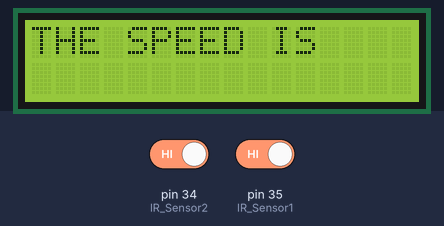
The sketch below on a simulated Arduino Mega 2560, built with avr-gcc and run on an emulated ATmega2560. Shown: 16×2 character LCD. The inputs (shaded band) are chosen by the test bench; at power-on: pin 34 (IR_Sensor2) HIGH, pin 35 (IR_Sensor1) HIGH. What the sketch prints to the serial monitor is not drawn.

Above: at 1.2 s.
1.3 s: pin 34 (IR_Sensor2) driven LOW and pin 35 (IR_Sensor1) driven LOW
At 3.5 s:
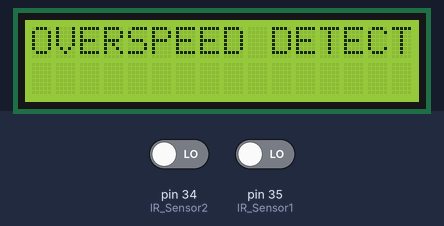
At 6.4 s:
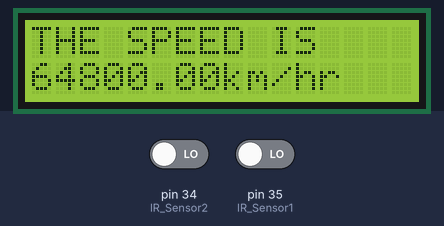
Timing chart, 0 to 7.9 s (numbered marks = the images above; inputs shaded):
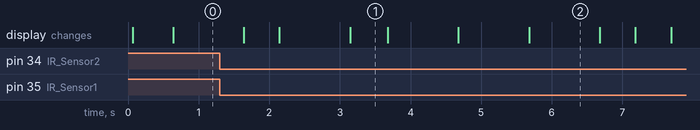

The sketch:

Speed_Detector.ino
```cpp
//SPEED DETECTOR


#include <TimeLib.h>
#include <LiquidCrystal.h>

const int IR_Sensor1 = 35;
const int IR_Sensor2 = 34;
LiquidCrystal lcd(53, 52, 50, 48,46,44);

void setup() {
pinMode(IR_Sensor1, INPUT);
pinMode(IR_Sensor2, INPUT);
Serial.begin(9600);
lcd.begin(16, 2);
lcd.print("hello, world!");
}

float next = 0, count = 0;

void loop()
{
  float h, h1, t, s;
  delay(5);
  if (digitalRead(IR_Sensor1) == 0)
  {
    count = 0;
    next = 0;
    while (!next)
    {
      delayMicroseconds(1);
      count++;
      if (digitalRead(IR_Sensor2) == 0)
      {
        lcd.clear();
        next = 1;
        Serial.print("The time taken to reach from point A to point B is  ");
        Serial.print(count/60000.00);
        Serial.print("  seconds ");
        Serial.println();
        float s=(60000.0*0.3/count);
        Serial.print("The speed is");
        Serial.print(s,2);
        Serial.print("m/s");
        Serial.println();
        h=3.6*s;
        Serial.print("The speed in km/hr is : ");
        Serial.print(h,2);
        Serial.println();
        lcd.setCursor(0,0);
        delay(500);
        lcd.print("THE SPEED IS ");
        delay(500);
        lcd.setCursor(0,1);
        delay(500);
        lcd.print(h,2);
        delay(500);
        lcd.print(" km/hr");
        delay(500);

        digitalWrite(IR_Sensor1, HIGH);
        digitalWrite(IR_Sensor2, HIGH);
        if(h>=1)
        {
            Serial.println("Overspeed Detected ");
            delay(500);
            lcd.clear();
            lcd.print("OVERSPEED DETECTED");
            delay(500);
        }
        }
      }
    }
next = 0;


if (digitalRead(IR_Sensor2) == 0)
  {
    count = 0;
    next = 0;
    while (!next)
    {
      delayMicroseconds(1);
      count++;
      if (digitalRead(IR_Sensor1) == 0)
      {
        lcd.clear();
        next = 1;
        Serial.print("The time taken to reach from point B to point A is  ");
        Serial.print(count/60000.00);
        Serial.print("  seconds ");
        Serial.println();
        float s=(60000.0*0.3/count);
        Serial.print("The speed is");
        Serial.print(s,2);
        Serial.print("m/s");
        lcd.setCursor(0,0);
        lcd.print("THE SPEED IS ");
        delay(1000);
        lcd.setCursor(0,1);

        lcd.print(h,2);
        delay(1000);
        lcd.print("km/hr");
        delay(1000);

        //delay(1000);
        Serial.println();
        h=3.6*s;
        Serial.print("The speed in km/hr is : ");
        Serial.print(h,2);
        Serial.println();
        digitalWrite(IR_Sensor1  , HIGH);
        digitalWrite(IR_Sensor2, HIGH);
        if(h>=1)
        {
            Serial.println("Overspeed Detected ");
            lcd.clear();
            delay(500);
            lcd.print("OVERSPEED DETECTED");
            delay(500);
        }
        }
      }
    }
next = 0;


  }
```

Measured:
- what the display in image 1 shows lasts 0.6 s, from 3.1 s to 3.7 s
- what the display in image 2 shows lasts 1.0 s, from 5.7 s to 6.7 s
